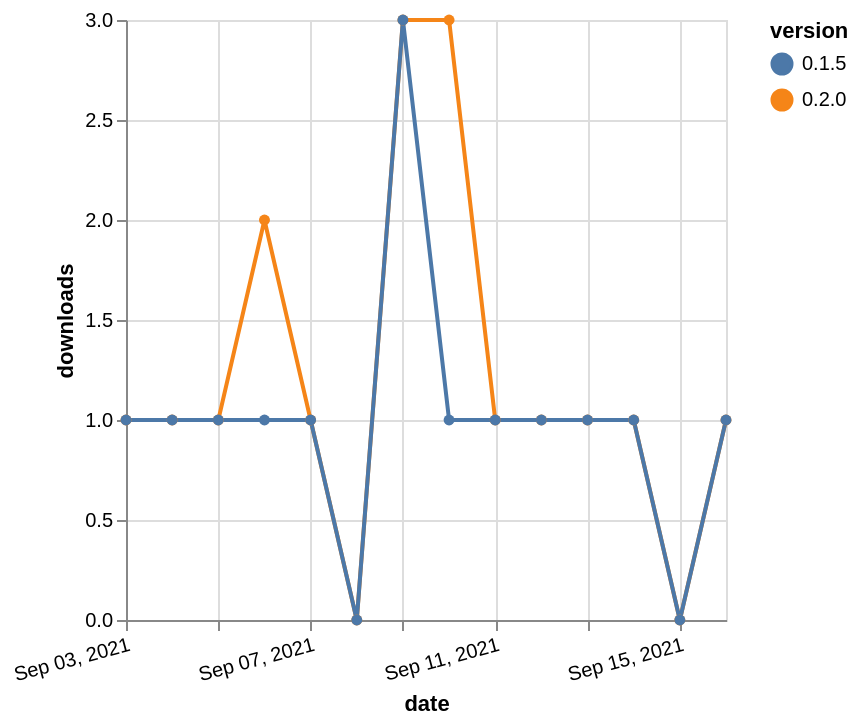

This figure's Vega-Lite source:
### Vega-Lite specification from a JSON file in a GitHub repository (floating-point values rounded to 4 significant figures)
{"$schema": "https://vega.github.io/schema/vega-lite/v5.json", "description": "A simple bar chart with embedded data.", "data": {"values": [{"date": "2021-09-03", "total": 179, "delta": 1, "version": "0.2.0"}, {"date": "2021-09-04", "total": 180, "delta": 1, "version": "0.2.0"}, {"date": "2021-09-05", "total": 181, "delta": 1, "version": "0.2.0"}, {"date": "2021-09-06", "total": 183, "delta": 2, "version": "0.2.0"}, {"date": "2021-09-07", "total": 184, "delta": 1, "version": "0.2.0"}, {"date": "2021-09-08", "total": 184, "delta": 0, "version": "0.2.0"}, {"date": "2021-09-09", "total": 187, "delta": 3, "version": "0.2.0"}, {"date": "2021-09-10", "total": 190, "delta": 3, "version": "0.2.0"}, {"date": "2021-09-11", "total": 191, "delta": 1, "version": "0.2.0"}, {"date": "2021-09-12", "total": 192, "delta": 1, "version": "0.2.0"}, {"date": "2021-09-13", "total": 193, "delta": 1, "version": "0.2.0"}, {"date": "2021-09-14", "total": 194, "delta": 1, "version": "0.2.0"}, {"date": "2021-09-15", "total": 194, "delta": 0, "version": "0.2.0"}, {"date": "2021-09-16", "total": 195, "delta": 1, "version": "0.2.0"}, {"date": "2021-09-03", "total": 277, "delta": 1, "version": "0.1.5"}, {"date": "2021-09-04", "total": 278, "delta": 1, "version": "0.1.5"}, {"date": "2021-09-05", "total": 279, "delta": 1, "version": "0.1.5"}, {"date": "2021-09-06", "total": 280, "delta": 1, "version": "0.1.5"}, {"date": "2021-09-07", "total": 281, "delta": 1, "version": "0.1.5"}, {"date": "2021-09-08", "total": 281, "delta": 0, "version": "0.1.5"}, {"date": "2021-09-09", "total": 284, "delta": 3, "version": "0.1.5"}, {"date": "2021-09-10", "total": 285, "delta": 1, "version": "0.1.5"}, {"date": "2021-09-11", "total": 286, "delta": 1, "version": "0.1.5"}, {"date": "2021-09-12", "total": 287, "delta": 1, "version": "0.1.5"}, {"date": "2021-09-13", "total": 288, "delta": 1, "version": "0.1.5"}, {"date": "2021-09-14", "total": 289, "delta": 1, "version": "0.1.5"}, {"date": "2021-09-15", "total": 289, "delta": 0, "version": "0.1.5"}, {"date": "2021-09-16", "total": 290, "delta": 1, "version": "0.1.5"}]}, "width": "container", "mark": {"type": "line", "point": {"filled": true}}, "encoding": {"x": {"field": "date", "type": "temporal", "timeUnit": "yearmonthdate", "title": "date", "axis": {"labelAngle": -15}}, "y": {"field": "delta", "type": "quantitative", "title": "downloads"}, "color": {"field": "version", "type": "nominal"}, "tooltip": {"field": "delta"}}}
